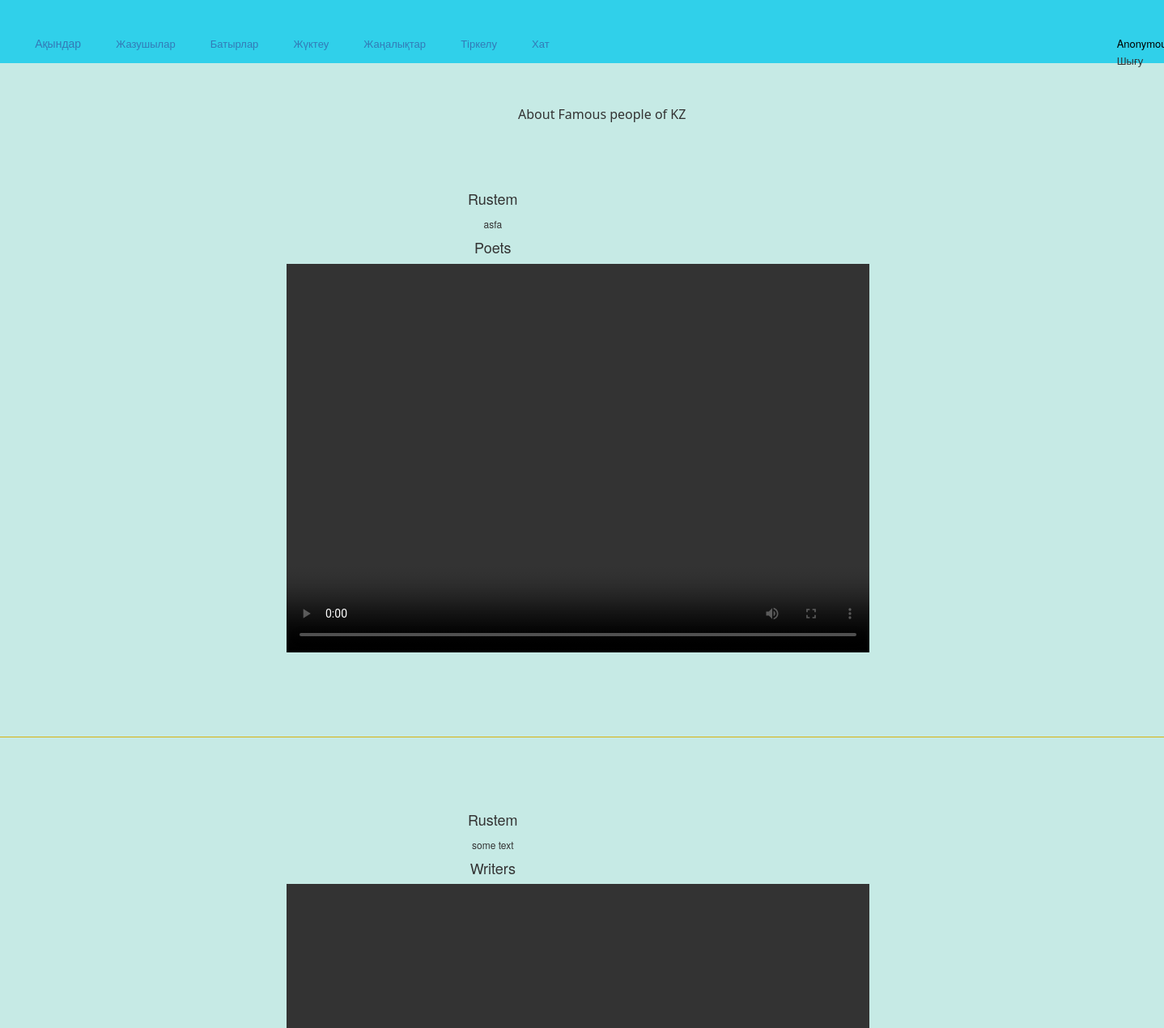
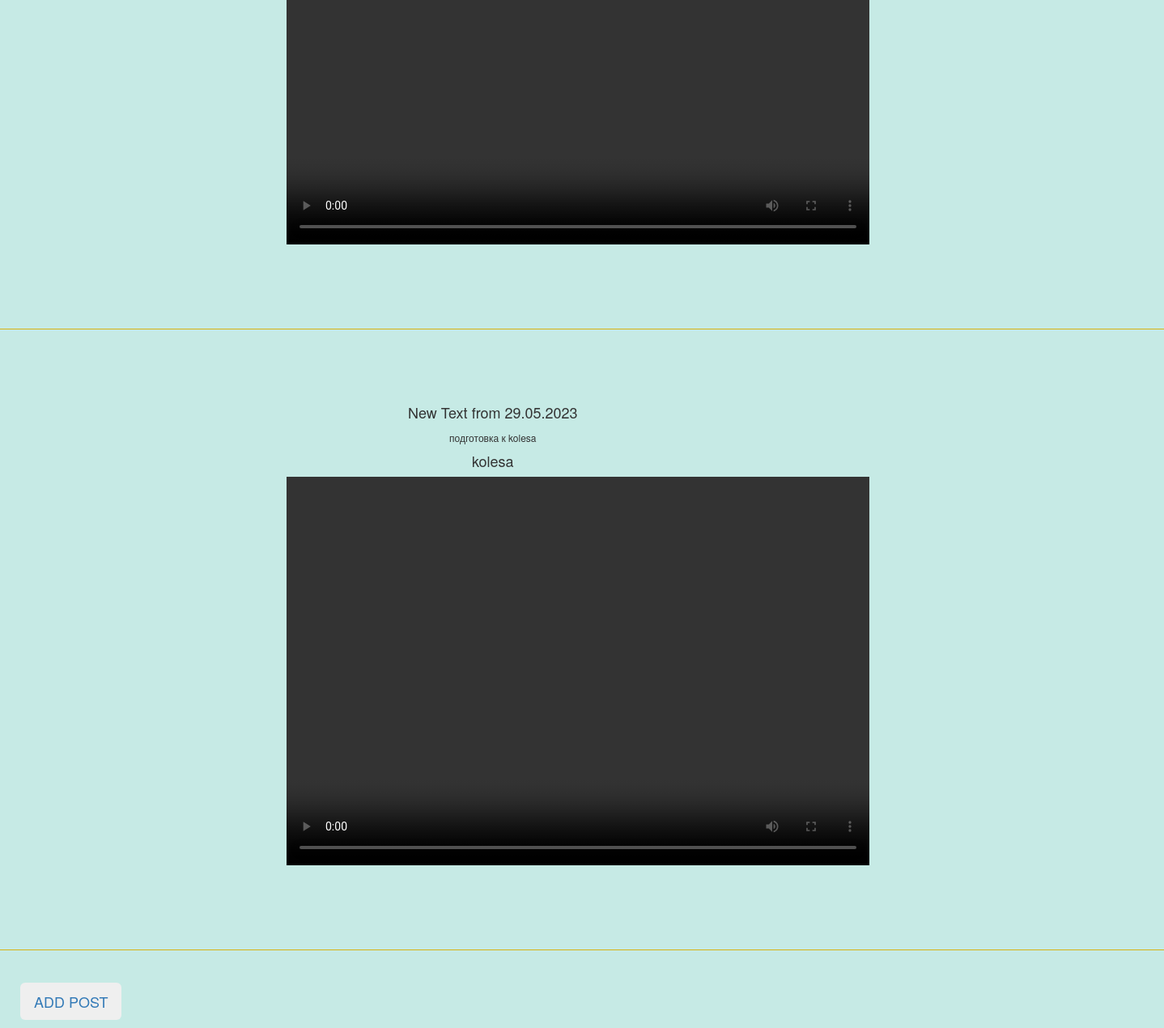
/forupload/, run on the app's committed database (2 pictures, top to bottom).
### main/models.py (models this page shows, shortened)
class Post(models.Model):
    text = models.TextField(max_length=5000)
    name=models.CharField(max_length=50)
    caption = models.CharField(max_length=100)
    video = models.FileField(upload_to="video/%y", validators=[file_size])

### main/views.py (the view)
# urls.py: path('forupload/', views.uploadVideo, name='video-upload'),
def uploadVideo(request):
    video = Post.objects.all()
    return render(request, 'main/forupload.html', {'video' : video})

### main/templates/main/forupload.html (shortened to what this page needs)
<!DOCTYPE html>
<html>
    <head>
        <link rel="stylesheet" href="https://maxcdn.bootstrapcdn.com/bootstrap/3.4.1/css/bootstrap.min.css">
        {% load static %}
        <link type="text/css" href="{% static 'main/css/styles.css' %}"  rel = "stylesheet"  />
        </head>
        {% include 'main/banner.html'%}
	      {% load static %}
        <link type="text/css" href="{% static 'main/css/projectdesign.css' %}"  rel = "stylesheet"  />
        <body>
        <br></br>
        <p class="zag" style="margin-left:40em;">About Famous people of KZ</p>
        {% for x in video %}
        <div class="people">
             <div class="text_direction">
            <br>
            <div style="margin-left:0px">
            <h4>{{x.name}}</h4>
            <text>{{x.text}}</text>
              <br>
              <h4>{{x.caption}}</h4>
              <video class="video" width="720" height="480" controls>
                  <source src="{{x.video.url}}" type="video/mp4">
                </video>
             </div>
            </div>
    </div>
    <br>
    <br>
    <br>
    <br>
    {% endfor %}
    <br>
    <a href="{% url 'index'%}"><button class="btn btn-dark btn-lg" style="margin:0px 20px 10px 25px">ADD POST</button></a>
</body>
</html>

### main/static/main/css/styles.css (style rules this page uses)
p.zag { font-family: Noto Sans; font-size: medium; text-align: left; }
.people { display:flex; }
.text_direction text { font-size: 12px; }
.text_direction { margin-inline: 10%; margin-top:80px; margin-top: 3%; }

### main/static/main/css/projectdesign.css (style rules this page uses)
* { box-sizing: border-box; }

### main/templates/main/banner.html (style rules this page uses)
body { background-color: rgb(198, 234, 229); }
a { text-decoration: none; }

### main/templates/main/forupload.html (style rules this page uses)
.video { align-items: center; justify-content: center; margin-left: 15em; }
.people { text-align: center; margin-left: 0; padding: 0; }

### data on the page
Post: name "Rustem", text "asfa", caption "Poets"
Post: name "Rustem", text "some text", caption "Writers"
Post: name "New Text from 29.05.2023", text "подготовка к kolesa", caption "kolesa"
